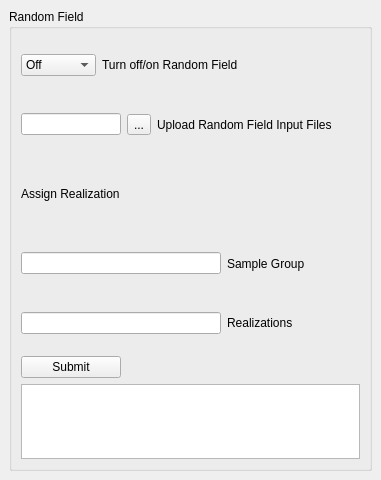
<?xml version="1.0" encoding="UTF-8"?>
<ui version="4.0">
 <class>MainWindow</class>
 <widget class="QMainWindow" name="MainWindow">
  <property name="geometry">
   <rect>
    <x>0</x>
    <y>0</y>
    <width>381</width>
    <height>480</height>
   </rect>
  </property>
  <property name="sizePolicy">
   <sizepolicy hsizetype="Expanding" vsizetype="Minimum">
    <horstretch>0</horstretch>
    <verstretch>0</verstretch>
   </sizepolicy>
  </property>
  <property name="windowTitle">
   <string>MainWindow</string>
  </property>
  <widget class="QWidget" name="centralwidget">
   <property name="sizePolicy">
    <sizepolicy hsizetype="Expanding" vsizetype="Preferred">
     <horstretch>0</horstretch>
     <verstretch>0</verstretch>
    </sizepolicy>
   </property>
   <layout class="QVBoxLayout" name="verticalLayout_rf_main">
    <item>
     <widget class="QGroupBox" name="groupBox_rf_ldpm">
      <property name="title">
       <string>Random Field</string>
      </property>
      <layout class="QVBoxLayout" name="verticalLayout_rf_ldpm">
       <property name="spacing">
        <number>6</number>
       </property>
       <item>
        <layout class="QHBoxLayout" name="horizontalLayout_rf_toggle">
         <item>
          <widget class="QComboBox" name="rfToggle">
           <property name="sizePolicy">
            <sizepolicy hsizetype="Fixed" vsizetype="Fixed">
             <horstretch>0</horstretch>
             <verstretch>0</verstretch>
            </sizepolicy>
           </property>
           <property name="minimumSize">
            <size>
             <width>75</width>
             <height>0</height>
            </size>
           </property>
           <property name="maximumSize">
            <size>
             <width>75</width>
             <height>16777215</height>
            </size>
           </property>
           <item>
            <property name="text">
             <string>Off</string>
            </property>
           </item>
           <item>
            <property name="text">
             <string>On</string>
            </property>
           </item>
          </widget>
         </item>
         <item>
          <widget class="QLabel" name="label_rf_toggle">
           <property name="text">
            <string>Turn off/on Random Field</string>
           </property>
          </widget>
         </item>
        </layout>
       </item>
       <item>
        <layout class="QHBoxLayout" name="horizontalLayout_rf_field_dir">
         <item>
          <widget class="QLineEdit" name="rfFieldDir">
           <property name="minimumSize">
            <size>
             <width>100</width>
             <height>0</height>
            </size>
           </property>
           <property name="maximumSize">
            <size>
             <width>100</width>
             <height>16777215</height>
            </size>
           </property>
           <property name="readOnly">
            <bool>true</bool>
           </property>
          </widget>
         </item>
         <item>
          <widget class="QToolButton" name="rfFieldDirButton">
           <property name="text">
            <string notr="true">...</string>
           </property>
          </widget>
         </item>
         <item>
          <widget class="QLabel" name="label_rf_field_dir">
           <property name="text">
            <string>Upload Random Field Input Files</string>
           </property>
          </widget>
         </item>
        </layout>
       </item>
       <item>
        <spacer name="verticalSpacer_rf_1">
         <property name="orientation">
          <enum>Qt::Vertical</enum>
         </property>
         <property name="sizeType">
          <enum>QSizePolicy::Fixed</enum>
         </property>
         <property name="sizeHint" stdset="0">
          <size>
           <width>20</width>
           <height>10</height>
          </size>
         </property>
        </spacer>
       </item>
       <item>
        <widget class="QLabel" name="label_rf_assign_title">
         <property name="text">
          <string>Assign Realization</string>
         </property>
        </widget>
       </item>
       <item>
        <spacer name="verticalSpacer_rf_2">
         <property name="orientation">
          <enum>Qt::Vertical</enum>
         </property>
         <property name="sizeType">
          <enum>QSizePolicy::Fixed</enum>
         </property>
         <property name="sizeHint" stdset="0">
          <size>
           <width>20</width>
           <height>10</height>
          </size>
         </property>
        </spacer>
       </item>
       <item>
        <layout class="QHBoxLayout" name="horizontalLayout_rf_sample_group">
         <item>
          <widget class="QLineEdit" name="rfSampleGroup">
           <property name="minimumSize">
            <size>
             <width>200</width>
             <height>0</height>
            </size>
           </property>
           <property name="maximumSize">
            <size>
             <width>200</width>
             <height>16777215</height>
            </size>
           </property>
          </widget>
         </item>
         <item>
          <widget class="QLabel" name="label_rf_sample_group">
           <property name="text">
            <string>Sample Group</string>
           </property>
          </widget>
         </item>
        </layout>
       </item>
       <item>
        <layout class="QHBoxLayout" name="horizontalLayout_rf_realization">
         <item>
          <widget class="QLineEdit" name="rfRealization">
           <property name="minimumSize">
            <size>
             <width>200</width>
             <height>0</height>
            </size>
           </property>
           <property name="maximumSize">
            <size>
             <width>200</width>
             <height>16777215</height>
            </size>
           </property>
          </widget>
         </item>
         <item>
          <widget class="QLabel" name="label_rf_realization">
           <property name="text">
            <string>Realizations</string>
           </property>
          </widget>
         </item>
        </layout>
       </item>
       <item>
        <widget class="QPushButton" name="rfSubmitAssignment">
         <property name="minimumSize">
          <size>
           <width>100</width>
           <height>0</height>
          </size>
         </property>
         <property name="maximumSize">
          <size>
           <width>100</width>
           <height>16777215</height>
          </size>
         </property>
         <property name="text">
          <string>Submit</string>
         </property>
         <property name="autoDefault">
          <bool>false</bool>
         </property>
        </widget>
       </item>
       <item>
        <widget class="QPlainTextEdit" name="rfAssignmentList">
         <property name="sizePolicy">
          <sizepolicy hsizetype="Expanding" vsizetype="Fixed">
           <horstretch>0</horstretch>
           <verstretch>0</verstretch>
          </sizepolicy>
         </property>
         <property name="minimumSize">
          <size>
           <width>0</width>
           <height>75</height>
          </size>
         </property>
         <property name="maximumSize">
          <size>
           <width>16777215</width>
           <height>75</height>
          </size>
         </property>
        </widget>
       </item>
      </layout>
     </widget>
    </item>
   </layout>
  </widget>
 </widget>
 <resources/>
 <connections/>
</ui>
